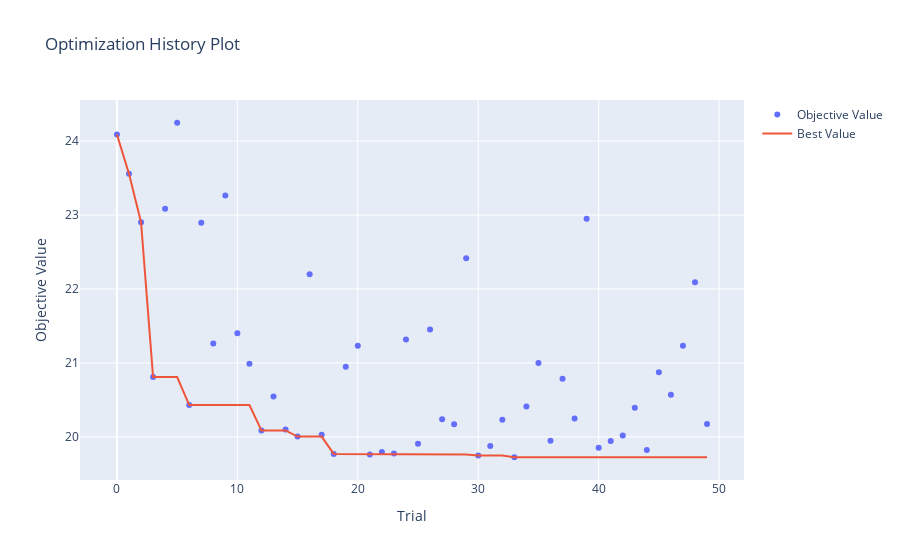

The code cell stored with this chart in its notebook:
### Markdown cell above
##### To have a better understanding of XGB, we can investigate the study done with Optuna

### Code cell
# Optimization History:
fig = optuna.visualization.plot_optimization_history(study_xgb_all_features,)
fig.show()

### Figure 1 — Plotly figure (JSON) as saved in the notebook; plotly's stock layout.template omitted (floating-point values rounded to 4 significant figures)
{"data": [{"mode": "markers", "name": "Objective Value", "x": [0, 1, 2, 3, 4, 5, 6, 7, 8, 9, 10, 11, 12, 13, 14, 15, 16, 17, 18, 19, 20, 21, 22, 23, 24, 25, 26, 27, 28, 29, 30, 31, 32, 33, 34, 35, 36, 37, 38, 39, 40, 41, 42, 43, 44, 45, 46, 47, 48, 49], "y": [24.09, 23.56, 22.9, 20.81, 23.09, 24.25, 20.43, 22.9, 21.26, 23.26, 21.4, 20.99, 20.09, 20.55, 20.1, 20.0, 22.2, 20.03, 19.77, 20.95, 21.23, 19.76, 19.8, 19.77, 21.32, 19.91, 21.45, 20.24, 20.17, 22.42, 19.75, 19.88, 20.23, 19.72, 20.41, 21.0, 19.95, 20.79, 20.25, 22.95, 19.85, 19.94, 20.02, 20.39, 19.82, 20.87, 20.57, 21.23, 22.09, 20.17], "type": "scatter"}, {"mode": "lines", "name": "Best Value", "x": [0, 1, 2, 3, 4, 5, 6, 7, 8, 9, 10, 11, 12, 13, 14, 15, 16, 17, 18, 19, 20, 21, 22, 23, 24, 25, 26, 27, 28, 29, 30, 31, 32, 33, 34, 35, 36, 37, 38, 39, 40, 41, 42, 43, 44, 45, 46, 47, 48, 49], "y": [24.09, 23.56, 22.9, 20.81, 20.81, 20.81, 20.43, 20.43, 20.43, 20.43, 20.43, 20.43, 20.09, 20.09, 20.09, 20.0, 20.0, 20.0, 19.77, 19.77, 19.77, 19.76, 19.76, 19.76, 19.76, 19.76, 19.76, 19.76, 19.76, 19.76, 19.75, 19.75, 19.75, 19.72, 19.72, 19.72, 19.72, 19.72, 19.72, 19.72, 19.72, 19.72, 19.72, 19.72, 19.72, 19.72, 19.72, 19.72, 19.72, 19.72], "type": "scatter"}, {"marker": {"color": "#cccccc"}, "mode": "markers", "name": "Infeasible Trial", "showlegend": false, "x": [], "y": [], "type": "scatter"}], "layout": {"title": {"text": "Optimization History Plot"}, "xaxis": {"title": {"text": "Trial"}}, "yaxis": {"title": {"text": "Objective Value"}}}}
